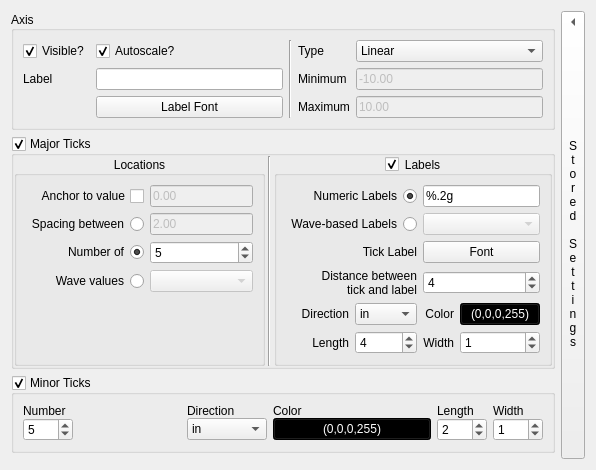
<?xml version="1.0" encoding="UTF-8"?>
<ui version="4.0">
 <class>CartesianPlotAxis</class>
 <widget class="QWidget" name="CartesianPlotAxis">
  <property name="geometry">
   <rect>
    <x>0</x>
    <y>0</y>
    <width>596</width>
    <height>439</height>
   </rect>
  </property>
  <property name="windowTitle">
   <string>Form</string>
  </property>
  <layout class="QGridLayout" name="gridLayout_4">
   <item row="0" column="0">
    <widget class="QGroupBox" name="groupBox">
     <property name="sizePolicy">
      <sizepolicy hsizetype="Preferred" vsizetype="Maximum">
       <horstretch>0</horstretch>
       <verstretch>0</verstretch>
      </sizepolicy>
     </property>
     <property name="minimumSize">
      <size>
       <width>185</width>
       <height>0</height>
      </size>
     </property>
     <property name="title">
      <string>Axis</string>
     </property>
     <property name="alignment">
      <set>Qt::AlignLeading|Qt::AlignLeft|Qt::AlignVCenter</set>
     </property>
     <layout class="QGridLayout" name="gridLayout_5">
      <item row="0" column="0">
       <widget class="QCheckBox" name="visible">
        <property name="enabled">
         <bool>true</bool>
        </property>
        <property name="text">
         <string>Visible?</string>
        </property>
        <property name="checked">
         <bool>true</bool>
        </property>
       </widget>
      </item>
      <item row="0" column="5">
       <widget class="QComboBox" name="scaleType">
        <property name="sizePolicy">
         <sizepolicy hsizetype="Minimum" vsizetype="Fixed">
          <horstretch>0</horstretch>
          <verstretch>0</verstretch>
         </sizepolicy>
        </property>
        <item>
         <property name="text">
          <string>Linear</string>
         </property>
        </item>
        <item>
         <property name="text">
          <string>Logarithmic</string>
         </property>
        </item>
        <item>
         <property name="text">
          <string>Symmetric Log</string>
         </property>
        </item>
       </widget>
      </item>
      <item row="0" column="2" rowspan="3" colspan="2">
       <widget class="Line" name="line">
        <property name="orientation">
         <enum>Qt::Vertical</enum>
        </property>
       </widget>
      </item>
      <item row="1" column="1">
       <widget class="QLineEdit" name="label"/>
      </item>
      <item row="1" column="0">
       <widget class="QLabel" name="label_19">
        <property name="text">
         <string>Label</string>
        </property>
       </widget>
      </item>
      <item row="1" column="5">
       <widget class="QLineEdit" name="minimum">
        <property name="enabled">
         <bool>false</bool>
        </property>
        <property name="text">
         <string>-10.00</string>
        </property>
       </widget>
      </item>
      <item row="1" column="4">
       <widget class="QLabel" name="label_20">
        <property name="text">
         <string>Minimum</string>
        </property>
       </widget>
      </item>
      <item row="0" column="4">
       <widget class="QLabel" name="label_21">
        <property name="text">
         <string>Type</string>
        </property>
       </widget>
      </item>
      <item row="2" column="4">
       <widget class="QLabel" name="label_22">
        <property name="text">
         <string>Maximum</string>
        </property>
       </widget>
      </item>
      <item row="2" column="5">
       <widget class="QLineEdit" name="maximum">
        <property name="enabled">
         <bool>false</bool>
        </property>
        <property name="text">
         <string>10.00</string>
        </property>
       </widget>
      </item>
      <item row="2" column="1">
       <widget class="QTextOptionsButton" name="labelFont">
        <property name="text">
         <string>Label Font</string>
        </property>
       </widget>
      </item>
      <item row="0" column="1">
       <widget class="QCheckBox" name="autoscale">
        <property name="text">
         <string>Autoscale?</string>
        </property>
        <property name="checked">
         <bool>true</bool>
        </property>
       </widget>
      </item>
     </layout>
    </widget>
   </item>
   <item row="1" column="0">
    <widget class="QGroupBox" name="majorTicksVisible">
     <property name="sizePolicy">
      <sizepolicy hsizetype="Preferred" vsizetype="Maximum">
       <horstretch>0</horstretch>
       <verstretch>0</verstretch>
      </sizepolicy>
     </property>
     <property name="title">
      <string>Major Ticks</string>
     </property>
     <property name="checkable">
      <bool>true</bool>
     </property>
     <layout class="QGridLayout" name="gridLayout_7" rowstretch="1">
      <property name="horizontalSpacing">
       <number>3</number>
      </property>
      <property name="margin">
       <number>0</number>
      </property>
      <item row="0" column="3">
       <widget class="QGroupBox" name="groupBox_2">
        <property name="title">
         <string>Locations</string>
        </property>
        <property name="alignment">
         <set>Qt::AlignCenter</set>
        </property>
        <property name="flat">
         <bool>true</bool>
        </property>
        <layout class="QGridLayout" name="gridLayout">
         <item row="0" column="0" colspan="2">
          <widget class="QStackedWidget" name="majorTicksLocationsStackedWidget">
           <property name="currentIndex">
            <number>0</number>
           </property>
           <widget class="QWidget" name="page">
            <layout class="QGridLayout" name="gridLayout_6">
             <property name="margin">
              <number>0</number>
             </property>
             <item row="0" column="0">
              <widget class="QCheckBox" name="useMajorTicksAnchor">
               <property name="layoutDirection">
                <enum>Qt::RightToLeft</enum>
               </property>
               <property name="text">
                <string>Anchor to value</string>
               </property>
              </widget>
             </item>
             <item row="0" column="1">
              <widget class="QLineEdit" name="majorTicksAnchor">
               <property name="enabled">
                <bool>false</bool>
               </property>
               <property name="text">
                <string>0.00</string>
               </property>
              </widget>
             </item>
             <item row="1" column="0">
              <widget class="QRadioButton" name="useMajorTicksSpacing">
               <property name="layoutDirection">
                <enum>Qt::RightToLeft</enum>
               </property>
               <property name="text">
                <string>Spacing between</string>
               </property>
              </widget>
             </item>
             <item row="1" column="1">
              <widget class="QLineEdit" name="majorTicksSpacing">
               <property name="enabled">
                <bool>false</bool>
               </property>
               <property name="text">
                <string>2.00</string>
               </property>
              </widget>
             </item>
             <item row="3" column="0">
              <widget class="QRadioButton" name="useMajorTicksNumber">
               <property name="layoutDirection">
                <enum>Qt::RightToLeft</enum>
               </property>
               <property name="text">
                <string>Number of</string>
               </property>
               <property name="checked">
                <bool>true</bool>
               </property>
              </widget>
             </item>
             <item row="3" column="1">
              <widget class="QSpinBox" name="majorTicksNumber">
               <property name="sizePolicy">
                <sizepolicy hsizetype="Expanding" vsizetype="Fixed">
                 <horstretch>0</horstretch>
                 <verstretch>0</verstretch>
                </sizepolicy>
               </property>
               <property name="minimum">
                <number>2</number>
               </property>
               <property name="value">
                <number>5</number>
               </property>
              </widget>
             </item>
             <item row="4" column="0">
              <widget class="QRadioButton" name="useMajorTicksWaveValues">
               <property name="layoutDirection">
                <enum>Qt::RightToLeft</enum>
               </property>
               <property name="text">
                <string>Wave values</string>
               </property>
              </widget>
             </item>
             <item row="4" column="1">
              <widget class="QComboBox" name="majorTicksWaveValues">
               <property name="enabled">
                <bool>false</bool>
               </property>
              </widget>
             </item>
            </layout>
           </widget>
           <widget class="QWidget" name="page_2">
            <layout class="QGridLayout" name="gridLayout_8">
             <property name="margin">
              <number>0</number>
             </property>
             <item row="0" column="0">
              <widget class="QLabel" name="label_2">
               <property name="text">
                <string>Base</string>
               </property>
              </widget>
             </item>
             <item row="0" column="1">
              <widget class="QLineEdit" name="majorTicksLogBase">
               <property name="text">
                <string>10</string>
               </property>
              </widget>
             </item>
             <item row="1" column="0">
              <widget class="QLabel" name="label_3">
               <property name="text">
                <string>Tick Locations</string>
               </property>
              </widget>
             </item>
             <item row="1" column="1">
              <widget class="QLineEdit" name="majorTicksLogLocations">
               <property name="text">
                <string>1</string>
               </property>
              </widget>
             </item>
             <item row="2" column="0">
              <spacer name="verticalSpacer">
               <property name="orientation">
                <enum>Qt::Vertical</enum>
               </property>
               <property name="sizeHint" stdset="0">
                <size>
                 <width>20</width>
                 <height>40</height>
                </size>
               </property>
              </spacer>
             </item>
            </layout>
           </widget>
          </widget>
         </item>
         <item row="1" column="0">
          <spacer name="verticalSpacer_2">
           <property name="orientation">
            <enum>Qt::Vertical</enum>
           </property>
           <property name="sizeHint" stdset="0">
            <size>
             <width>20</width>
             <height>40</height>
            </size>
           </property>
          </spacer>
         </item>
        </layout>
       </widget>
      </item>
      <item row="0" column="4">
       <widget class="Line" name="line_2">
        <property name="orientation">
         <enum>Qt::Vertical</enum>
        </property>
       </widget>
      </item>
      <item row="0" column="5">
       <widget class="QGroupBox" name="majorTicksLabelVisible">
        <property name="title">
         <string>Labels</string>
        </property>
        <property name="alignment">
         <set>Qt::AlignCenter</set>
        </property>
        <property name="flat">
         <bool>true</bool>
        </property>
        <property name="checkable">
         <bool>true</bool>
        </property>
        <layout class="QGridLayout" name="gridLayout_2">
         <item row="3" column="0" colspan="2">
          <widget class="QLabel" name="label_30">
           <property name="text">
            <string>Distance between
tick and label</string>
           </property>
           <property name="alignment">
            <set>Qt::AlignRight|Qt::AlignTrailing|Qt::AlignVCenter</set>
           </property>
           <property name="wordWrap">
            <bool>true</bool>
           </property>
          </widget>
         </item>
         <item row="2" column="0" colspan="2">
          <widget class="QLabel" name="label_5">
           <property name="text">
            <string>Tick Label</string>
           </property>
           <property name="alignment">
            <set>Qt::AlignRight|Qt::AlignTrailing|Qt::AlignVCenter</set>
           </property>
          </widget>
         </item>
         <item row="5" column="0">
          <widget class="QLabel" name="label_31">
           <property name="text">
            <string>Direction</string>
           </property>
           <property name="alignment">
            <set>Qt::AlignRight|Qt::AlignTrailing|Qt::AlignVCenter</set>
           </property>
          </widget>
         </item>
         <item row="0" column="0" colspan="2">
          <widget class="QRadioButton" name="majorTicksLabelUseNumeric">
           <property name="layoutDirection">
            <enum>Qt::RightToLeft</enum>
           </property>
           <property name="text">
            <string>Numeric Labels</string>
           </property>
           <property name="checked">
            <bool>true</bool>
           </property>
          </widget>
         </item>
         <item row="1" column="0" colspan="2">
          <widget class="QRadioButton" name="majorTicksLabelUseWave">
           <property name="layoutDirection">
            <enum>Qt::RightToLeft</enum>
           </property>
           <property name="text">
            <string>Wave-based Labels</string>
           </property>
          </widget>
         </item>
         <item row="5" column="1">
          <widget class="QComboBox" name="majorTicksDirection">
           <item>
            <property name="text">
             <string>in</string>
            </property>
           </item>
           <item>
            <property name="text">
             <string>out</string>
            </property>
           </item>
          </widget>
         </item>
         <item row="6" column="1">
          <widget class="QSpinBox" name="majorTicksLength">
           <property name="value">
            <number>4</number>
           </property>
          </widget>
         </item>
         <item row="6" column="0">
          <widget class="QLabel" name="label_33">
           <property name="text">
            <string>Length</string>
           </property>
           <property name="alignment">
            <set>Qt::AlignRight|Qt::AlignTrailing|Qt::AlignVCenter</set>
           </property>
          </widget>
         </item>
         <item row="6" column="2">
          <widget class="QLabel" name="label_34">
           <property name="text">
            <string>Width</string>
           </property>
           <property name="alignment">
            <set>Qt::AlignRight|Qt::AlignTrailing|Qt::AlignVCenter</set>
           </property>
          </widget>
         </item>
         <item row="6" column="3">
          <widget class="QSpinBox" name="majorTicksWidth">
           <property name="value">
            <number>1</number>
           </property>
          </widget>
         </item>
         <item row="5" column="3">
          <widget class="QColorButton" name="majorTicksColor">
           <property name="styleSheet">
            <string notr="true">background-color: rgb(0, 0, 0);
color: rgb(255, 255, 255);</string>
           </property>
           <property name="text">
            <string>(0,0,0,255)</string>
           </property>
          </widget>
         </item>
         <item row="0" column="2" colspan="2">
          <widget class="QLineEdit" name="majorTicksLabelNumericFormat">
           <property name="text">
            <string>%.2g</string>
           </property>
          </widget>
         </item>
         <item row="1" column="2" colspan="2">
          <widget class="QComboBox" name="majorTicksLabelWave">
           <property name="enabled">
            <bool>false</bool>
           </property>
          </widget>
         </item>
         <item row="5" column="2">
          <widget class="QLabel" name="label_32">
           <property name="text">
            <string>Color</string>
           </property>
           <property name="alignment">
            <set>Qt::AlignRight|Qt::AlignTrailing|Qt::AlignVCenter</set>
           </property>
          </widget>
         </item>
         <item row="2" column="2" colspan="2">
          <widget class="QTextOptionsButton" name="majorTicksLabelFont">
           <property name="sizePolicy">
            <sizepolicy hsizetype="Expanding" vsizetype="Fixed">
             <horstretch>0</horstretch>
             <verstretch>0</verstretch>
            </sizepolicy>
           </property>
           <property name="minimumSize">
            <size>
             <width>5</width>
             <height>0</height>
            </size>
           </property>
           <property name="text">
            <string>Font</string>
           </property>
          </widget>
         </item>
         <item row="3" column="2" colspan="2">
          <widget class="QSpinBox" name="majorTicksLabelPadding">
           <property name="value">
            <number>4</number>
           </property>
          </widget>
         </item>
        </layout>
       </widget>
      </item>
     </layout>
    </widget>
   </item>
   <item row="0" column="1" rowspan="4">
    <widget class="QStoredSettingsButton" name="storedSettingsButton">
     <property name="sizePolicy">
      <sizepolicy hsizetype="Fixed" vsizetype="Expanding">
       <horstretch>0</horstretch>
       <verstretch>0</verstretch>
      </sizepolicy>
     </property>
     <property name="maximumSize">
      <size>
       <width>26</width>
       <height>16777215</height>
      </size>
     </property>
     <property name="text">
      <string>S
t
o
r
e
d

S
e
t
t
i
n
g
s</string>
     </property>
     <property name="toolButtonStyle">
      <enum>Qt::ToolButtonTextUnderIcon</enum>
     </property>
     <property name="arrowType">
      <enum>Qt::LeftArrow</enum>
     </property>
    </widget>
   </item>
   <item row="2" column="0">
    <widget class="QGroupBox" name="minorTicksVisible">
     <property name="sizePolicy">
      <sizepolicy hsizetype="Preferred" vsizetype="Maximum">
       <horstretch>0</horstretch>
       <verstretch>0</verstretch>
      </sizepolicy>
     </property>
     <property name="title">
      <string>Minor Ticks</string>
     </property>
     <property name="checkable">
      <bool>true</bool>
     </property>
     <layout class="QGridLayout" name="gridLayout_3" columnstretch="2,1,2,1,1">
      <property name="verticalSpacing">
       <number>0</number>
      </property>
      <item row="0" column="0" rowspan="2">
       <widget class="QStackedWidget" name="minorTicksLocationsStackedWidget">
        <property name="currentIndex">
         <number>0</number>
        </property>
        <widget class="QWidget" name="page_3">
         <layout class="QVBoxLayout" name="verticalLayout">
          <property name="spacing">
           <number>0</number>
          </property>
          <property name="margin">
           <number>0</number>
          </property>
          <item>
           <widget class="QLabel" name="label_26">
            <property name="sizePolicy">
             <sizepolicy hsizetype="Fixed" vsizetype="Preferred">
              <horstretch>0</horstretch>
              <verstretch>0</verstretch>
             </sizepolicy>
            </property>
            <property name="text">
             <string>Number</string>
            </property>
            <property name="alignment">
             <set>Qt::AlignLeading|Qt::AlignLeft|Qt::AlignVCenter</set>
            </property>
           </widget>
          </item>
          <item>
           <widget class="QSpinBox" name="minorTicksNumber">
            <property name="sizePolicy">
             <sizepolicy hsizetype="Preferred" vsizetype="Fixed">
              <horstretch>0</horstretch>
              <verstretch>0</verstretch>
             </sizepolicy>
            </property>
            <property name="maximumSize">
             <size>
              <width>50</width>
              <height>16777215</height>
             </size>
            </property>
            <property name="minimum">
             <number>1</number>
            </property>
            <property name="value">
             <number>5</number>
            </property>
           </widget>
          </item>
         </layout>
        </widget>
        <widget class="QWidget" name="page_4">
         <layout class="QVBoxLayout" name="verticalLayout_2">
          <property name="spacing">
           <number>0</number>
          </property>
          <property name="margin">
           <number>0</number>
          </property>
          <item>
           <widget class="QLabel" name="label_4">
            <property name="text">
             <string>Tick Locations</string>
            </property>
           </widget>
          </item>
          <item>
           <widget class="QLineEdit" name="minorTicksLogLocations">
            <property name="sizePolicy">
             <sizepolicy hsizetype="Fixed" vsizetype="Fixed">
              <horstretch>0</horstretch>
              <verstretch>0</verstretch>
             </sizepolicy>
            </property>
            <property name="text">
             <string>1,2,3,4,5,6,7,8,9</string>
            </property>
           </widget>
          </item>
         </layout>
        </widget>
       </widget>
      </item>
      <item row="0" column="2">
       <widget class="QLabel" name="label_24">
        <property name="text">
         <string>Color</string>
        </property>
        <property name="alignment">
         <set>Qt::AlignLeading|Qt::AlignLeft|Qt::AlignVCenter</set>
        </property>
       </widget>
      </item>
      <item row="0" column="3">
       <widget class="QLabel" name="label_27">
        <property name="text">
         <string>Length</string>
        </property>
        <property name="alignment">
         <set>Qt::AlignLeading|Qt::AlignLeft|Qt::AlignVCenter</set>
        </property>
       </widget>
      </item>
      <item row="0" column="4">
       <widget class="QLabel" name="label_28">
        <property name="text">
         <string>Width</string>
        </property>
        <property name="alignment">
         <set>Qt::AlignLeading|Qt::AlignLeft|Qt::AlignVCenter</set>
        </property>
       </widget>
      </item>
      <item row="1" column="1">
       <widget class="QComboBox" name="minorTicksDirection">
        <property name="maximumSize">
         <size>
          <width>100</width>
          <height>16777215</height>
         </size>
        </property>
        <item>
         <property name="text">
          <string>in</string>
         </property>
        </item>
        <item>
         <property name="text">
          <string>out</string>
         </property>
        </item>
       </widget>
      </item>
      <item row="1" column="2">
       <widget class="QColorButton" name="minorTicksColor">
        <property name="styleSheet">
         <string notr="true">background-color: rgb(0, 0, 0);
color: rgb(255, 255, 255);</string>
        </property>
        <property name="text">
         <string>(0,0,0,255)</string>
        </property>
       </widget>
      </item>
      <item row="1" column="3">
       <widget class="QSpinBox" name="minorTicksLength">
        <property name="maximumSize">
         <size>
          <width>50</width>
          <height>16777215</height>
         </size>
        </property>
        <property name="value">
         <number>2</number>
        </property>
       </widget>
      </item>
      <item row="1" column="4">
       <widget class="QSpinBox" name="minorTicksWidth">
        <property name="maximumSize">
         <size>
          <width>50</width>
          <height>16777215</height>
         </size>
        </property>
        <property name="value">
         <number>1</number>
        </property>
       </widget>
      </item>
      <item row="0" column="1">
       <widget class="QLabel" name="label_23">
        <property name="text">
         <string>Direction</string>
        </property>
        <property name="alignment">
         <set>Qt::AlignLeading|Qt::AlignLeft|Qt::AlignVCenter</set>
        </property>
       </widget>
      </item>
     </layout>
    </widget>
   </item>
  </layout>
 </widget>
 <customwidgets>
  <customwidget>
   <class>QColorButton</class>
   <extends>QPushButton</extends>
   <header>gui/QColorButton</header>
   <slots>
    <slot>createColorDialog()</slot>
   </slots>
  </customwidget>
  <customwidget>
   <class>QStoredSettingsButton</class>
   <extends>QToolButton</extends>
   <header>gui/QStoredSettingsButton</header>
   <slots>
    <slot>toggleWidget()</slot>
   </slots>
  </customwidget>
  <customwidget>
   <class>QTextOptionsButton</class>
   <extends>QPushButton</extends>
   <header>gui/QTextOptionsButton</header>
   <slots>
    <slot>showTextOptionsWidget()</slot>
   </slots>
  </customwidget>
 </customwidgets>
 <resources/>
 <connections>
  <connection>
   <sender>storedSettingsButton</sender>
   <signal>clicked()</signal>
   <receiver>storedSettingsButton</receiver>
   <slot>toggleWidget()</slot>
   <hints>
    <hint type="sourcelabel">
     <x>582</x>
     <y>20</y>
    </hint>
    <hint type="destinationlabel">
     <x>583</x>
     <y>18</y>
    </hint>
   </hints>
  </connection>
  <connection>
   <sender>labelFont</sender>
   <signal>clicked()</signal>
   <receiver>labelFont</receiver>
   <slot>showTextOptionsWidget()</slot>
   <hints>
    <hint type="sourcelabel">
     <x>165</x>
     <y>111</y>
    </hint>
    <hint type="destinationlabel">
     <x>165</x>
     <y>111</y>
    </hint>
   </hints>
  </connection>
  <connection>
   <sender>autoscale</sender>
   <signal>toggled(bool)</signal>
   <receiver>minimum</receiver>
   <slot>setDisabled(bool)</slot>
   <hints>
    <hint type="sourcelabel">
     <x>165</x>
     <y>51</y>
    </hint>
    <hint type="destinationlabel">
     <x>540</x>
     <y>79</y>
    </hint>
   </hints>
  </connection>
  <connection>
   <sender>autoscale</sender>
   <signal>toggled(bool)</signal>
   <receiver>maximum</receiver>
   <slot>setDisabled(bool)</slot>
   <hints>
    <hint type="sourcelabel">
     <x>165</x>
     <y>51</y>
    </hint>
    <hint type="destinationlabel">
     <x>540</x>
     <y>109</y>
    </hint>
   </hints>
  </connection>
  <connection>
   <sender>majorTicksLabelFont</sender>
   <signal>clicked()</signal>
   <receiver>majorTicksLabelFont</receiver>
   <slot>showTextOptionsWidget()</slot>
   <hints>
    <hint type="sourcelabel">
     <x>551</x>
     <y>242</y>
    </hint>
    <hint type="destinationlabel">
     <x>551</x>
     <y>242</y>
    </hint>
   </hints>
  </connection>
  <connection>
   <sender>majorTicksColor</sender>
   <signal>clicked()</signal>
   <receiver>majorTicksColor</receiver>
   <slot>createColorDialog()</slot>
   <hints>
    <hint type="sourcelabel">
     <x>551</x>
     <y>307</y>
    </hint>
    <hint type="destinationlabel">
     <x>551</x>
     <y>307</y>
    </hint>
   </hints>
  </connection>
  <connection>
   <sender>minorTicksColor</sender>
   <signal>clicked()</signal>
   <receiver>minorTicksColor</receiver>
   <slot>createColorDialog()</slot>
   <hints>
    <hint type="sourcelabel">
     <x>434</x>
     <y>412</y>
    </hint>
    <hint type="destinationlabel">
     <x>434</x>
     <y>412</y>
    </hint>
   </hints>
  </connection>
  <connection>
   <sender>useMajorTicksSpacing</sender>
   <signal>toggled(bool)</signal>
   <receiver>majorTicksSpacing</receiver>
   <slot>setEnabled(bool)</slot>
   <hints>
    <hint type="sourcelabel">
     <x>142</x>
     <y>213</y>
    </hint>
    <hint type="destinationlabel">
     <x>263</x>
     <y>214</y>
    </hint>
   </hints>
  </connection>
  <connection>
   <sender>useMajorTicksNumber</sender>
   <signal>toggled(bool)</signal>
   <receiver>majorTicksNumber</receiver>
   <slot>setEnabled(bool)</slot>
   <hints>
    <hint type="sourcelabel">
     <x>142</x>
     <y>240</y>
    </hint>
    <hint type="destinationlabel">
     <x>263</x>
     <y>240</y>
    </hint>
   </hints>
  </connection>
  <connection>
   <sender>majorTicksVisible</sender>
   <signal>toggled(bool)</signal>
   <receiver>minorTicksVisible</receiver>
   <slot>setEnabled(bool)</slot>
   <hints>
    <hint type="sourcelabel">
     <x>270</x>
     <y>204</y>
    </hint>
    <hint type="destinationlabel">
     <x>283</x>
     <y>423</y>
    </hint>
   </hints>
  </connection>
  <connection>
   <sender>useMajorTicksAnchor</sender>
   <signal>toggled(bool)</signal>
   <receiver>majorTicksAnchor</receiver>
   <slot>setEnabled(bool)</slot>
   <hints>
    <hint type="sourcelabel">
     <x>142</x>
     <y>186</y>
    </hint>
    <hint type="destinationlabel">
     <x>263</x>
     <y>187</y>
    </hint>
   </hints>
  </connection>
  <connection>
   <sender>majorTicksLabelUseNumeric</sender>
   <signal>toggled(bool)</signal>
   <receiver>majorTicksLabelNumericFormat</receiver>
   <slot>setEnabled(bool)</slot>
   <hints>
    <hint type="sourcelabel">
     <x>428</x>
     <y>184</y>
    </hint>
    <hint type="destinationlabel">
     <x>551</x>
     <y>185</y>
    </hint>
   </hints>
  </connection>
  <connection>
   <sender>majorTicksLabelUseWave</sender>
   <signal>toggled(bool)</signal>
   <receiver>majorTicksLabelWave</receiver>
   <slot>setEnabled(bool)</slot>
   <hints>
    <hint type="sourcelabel">
     <x>428</x>
     <y>211</y>
    </hint>
    <hint type="destinationlabel">
     <x>551</x>
     <y>212</y>
    </hint>
   </hints>
  </connection>
  <connection>
   <sender>useMajorTicksWaveValues</sender>
   <signal>toggled(bool)</signal>
   <receiver>majorTicksWaveValues</receiver>
   <slot>setEnabled(bool)</slot>
   <hints>
    <hint type="sourcelabel">
     <x>128</x>
     <y>256</y>
    </hint>
    <hint type="destinationlabel">
     <x>184</x>
     <y>259</y>
    </hint>
   </hints>
  </connection>
  <connection>
   <sender>scaleType</sender>
   <signal>currentIndexChanged(QString)</signal>
   <receiver>CartesianPlotAxis</receiver>
   <slot>changeScaleType(QString)</slot>
   <hints>
    <hint type="sourcelabel">
     <x>404</x>
     <y>39</y>
    </hint>
    <hint type="destinationlabel">
     <x>428</x>
     <y>6</y>
    </hint>
   </hints>
  </connection>
 </connections>
 <slots>
  <slot>changeScaleType(QString)</slot>
 </slots>
</ui>
